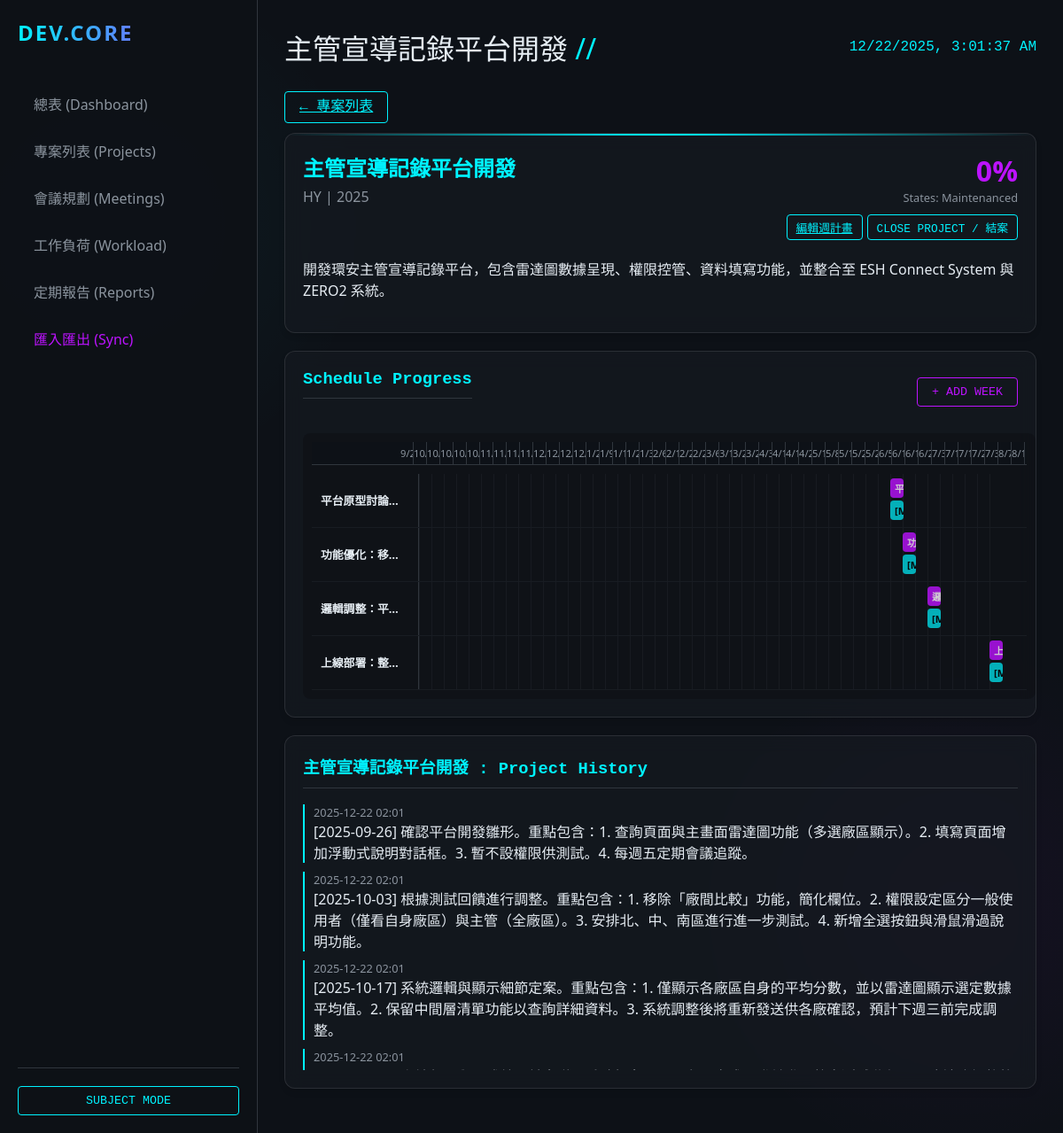
/projects/1, run on the app's committed database.
### app/models.py (models this page shows)
class Project(Base):
    __tablename__ = "projects"
    id = Column(Integer, primary_key=True, index=True)
    name = Column(String, index=True)
    cft_unit = Column(String, index=True)  # Which CFT requested it
    request_unit = Column(String, nullable=True) # Demand Contact Unit
    year = Column(Integer, index=True)
    duration_weeks = Column(Integer, default=12) # New field
    status = Column(String, default="Planning") # Planning, Development, Testing, Complete
    progress = Column(Integer, default=0) # 0-100
    description = Column(Text, nullable=True)
    start_date = Column(Date, nullable=True)
    end_date = Column(Date, nullable=True)
    closure_date = Column(Date, nullable=True) # Date moved to maintenance
    kickoff_date = Column(Date, nullable=True)
    meeting_day = Column(String, nullable=True) # Mon, Tue, Wed, Thu, Fri
    meeting_time = Column(String, nullable=True) # HH:MM
    lead_engineer_id = Column(Integer, ForeignKey("engineers.id"), nullable=True)
    lead_engineer = relationship("Engineer", back_populates="projects")
    updates = relationship("ProjectUpdate", back_populates="project", cascade="all, delete-orphan")
    weekly_progress = relationship("WeeklyProgress", back_populates="project", cascade="all, delete-orphan")
    logs = relationship("ProjectLog", back_populates="project", order_by="desc(ProjectLog.created_at)", cascade="all, delete-orphan")
    maintenance_logs = relationship("MaintenanceLog", back_populates="project", order_by="desc(MaintenanceLog.log_date)", cascade="all, delete-orphan")

class ProjectLog(Base):
    __tablename__ = "project_logs"
    id = Column(Integer, primary_key=True, index=True)
    project_id = Column(Integer, ForeignKey("projects.id"))
    content = Column(String)
    created_at = Column(DateTime(timezone=True), server_default=func.now())
    project = relationship("Project", back_populates="logs")

### app/main.py (the view)
@app.get("/projects/{project_id}", response_class=HTMLResponse)
async def project_detail(request: Request, project_id: int, db: Session = Depends(get_db)):
    project = db.query(models.Project).filter(models.Project.id == project_id).first()
    if not project:
        return HTMLResponse("Project not found", status_code=404)
    weekly_data = db.query(models.WeeklyProgress).filter(models.WeeklyProgress.project_id == project_id).order_by(models.WeeklyProgress.week_number).all()
    safe_weekly_data = []
    for w in weekly_data:
        d = w.__dict__.copy()
        if "_sa_instance_state" in d:
            del d["_sa_instance_state"]
        safe_weekly_data.append(d)
    return templates.TemplateResponse("project_detail.html", {
        "request": request,
        "page_title": project.name,
        "project": project,
        "weekly_data": safe_weekly_data
    })

### templates/project_detail.html (shortened to what this page needs)
{% extends "base.html" %}
{% block content %}
<div style="margin-bottom: 20px;">
    <a href="/cft_projects" class="btn">← 專案列表</a>
</div>
<div class="card tech-border">
    <div style="display: flex; justify-content: space-between; align-items: start;">
        <div>
            <h2 style="margin: 0; color: var(--accent-cyan);">{{ project.name }}</h2>
            <div style="color: var(--text-secondary); margin-top: 5px;">{{ project.cft_unit }} | {{ project.year }}
            </div>
        </div>
        <div style="text-align: right;">
            <div style="font-size: 2em; font-weight: bold; color: var(--accent-purple);">{{ project.progress }}%</div>
            <div style="font-size: 0.8em; color: var(--text-secondary);">States: <span id="projectStatus">{{
                    project.status }}</span></div>
            {% if project.status != 'Maintenance' and project.status != 'Deployed' %}
            <div style="display: flex; gap: 5px; justify-content: flex-end; margin-top: 10px;">
                <a href="/projects/{{ project.id }}/planning" class="btn"
                    style="display: inline-block; padding: 4px 10px; font-size: 0.8em;">編輯週計畫</a>
                <button onclick="openCloseModal()" class="btn"
                    style="padding: 4px 10px; font-size: 0.8em; color: var(--accent-cyan); border-color: var(--accent-cyan);">Close
                    Project / 結案</button>
            </div>
            {% else %}
            <div style="margin-top: 10px; font-size: 0.9em; color: var(--text-secondary);">
                {% if project.closure_date %}Closed: {{ project.closure_date }}{% endif %}
            </div>
            {% endif %}
        </div>
    </div>
    <p style="margin-top: 20px; color: var(--text-primary);">{{ project.description or 'No description provided.' }}</p>
</div>
<div class="card">
    <div style="display: flex; justify-content: space-between; align-items: center; margin-bottom: 20px;">
        <h3>Schedule Progress</h3>
        <button class="btn" style="border: 1px solid var(--accent-purple); color: var(--accent-purple);"
            onclick="addNextWeek()">+ Add Week</button>
    </div>
    <div style="width: 100%; overflow-x: auto; background: rgba(0,0,0,0.2); border-radius: 8px; padding: 10px;">
        <div id="ganttContainer" style="min-width: 800px; position: relative;">
        </div>
    </div>
</div>
<div class="card" style="margin-top: 20px;">
    <h3>{{ project.name }} : Project History</h3>
    <div style="max-height: 300px; overflow-y: auto; display: flex; flex-direction: column; gap: 10px;">
        {% for log in project.logs %}
        <div style="border-left: 2px solid var(--accent-cyan); padding-left: 10px;">
            <div style="font-size: 0.8em; color: var(--text-secondary);">{{ log.created_at.strftime('%Y-%m-%d
                %H:%M') }}
            </div>
            <div style="color: var(--text-primary);">{{ log.content }}</div>
        </div>
        {% endfor %}
    </div>
</div>
{% endblock %}

### templates/base.html (shortened to what this page needs)
<!DOCTYPE html>
<html lang="en">
<head>
    <link rel="stylesheet" href="/static/css/style.css">
</head>
<body>
    <div class="app-container">
        <aside class="sidebar">
            <div class="brand">DEV.CORE</div>
            <nav>
                <a href="/" class="nav-link {% if page_title == 'Dashboard' %}active{% endif %}">總表 (Dashboard)</a>
                <a href="/cft_projects" class="nav-link {% if page_title == '專案列表' %}active{% endif %}">專案列表
                    (Projects)</a>
                <a href="/meetings" class="nav-link {% if page_title == '會議規劃及紀錄' %}active{% endif %}">會議規劃
                    (Meetings)</a>
                <a href="/workload" class="nav-link {% if page_title == 'Engineer Workload' %}active{% endif %}">工作負荷
                    (Workload)</a>
                <a href="/reports" class="nav-link {% if page_title == '定期報告' %}active{% endif %}">定期報告 (Reports)</a>
                <a href="/import_export" class="nav-link {% if page_title == '匯入匯出' %}active{% endif %}"
                    style="color: var(--accent-purple);">匯入匯出 (Sync)</a>
            </nav>
            <div style="margin-top: auto; padding-top: 20px; border-top: 1px solid var(--border-color);">
                <button id="togglePresent" class="btn" style="width: 100%">Subject Mode</button>
            </div>
        </aside>
        <main class="main-content">
            <header style="display: flex; justify-content: space-between; align-items: center; margin-bottom: 30px;">
                <h1 style="margin: 0; font-weight: 300;">{{ page_title }} <span
                        style="color: var(--accent-cyan)">//</span></h1>
                <div id="clock" style="font-family: 'Courier New'; color: var(--accent-cyan);"></div>
            </header>
            {% block content %}{% endblock %}
        </main>
    </div>
</body>
</html>

### static/css/style.css (style rules this page uses)
:root { --bg-color: #0d1117; --card-bg: rgba(22, 27, 34, 0.7); --text-primary: #e6edf3; --text-secondary: #8b949e; --accent-cyan: #00f3ff; --accent-purple: #bc13fe; --border-color: #30363d; --glass-border: 1px solid rgba(255, 255, 255, 0.1); }
body { background-color: var(--bg-color); color: var(--text-primary); font-family: 'Segoe UI', Roboto, Helvetica, Arial, sans-serif; margin: 0; padding: 0; overflow-x: hidden; background-image: radial-gradient(circle at 10% 20%, rgba(0, 243, 255, 0.05) 0%, transparent 20%), radial-gradient(circle at 90% 80%, rgba(188, 19, 254, 0.05) 0%, transparent 20%); }
.app-container { display: flex; min-height: 100vh; }
.sidebar { width: 250px; background: rgba(13, 17, 23, 0.95); border-right: 1px solid var(--border-color); padding: 20px; display: flex; flex-direction: column; }
.main-content { flex: 1; padding: 30px; overflow-y: auto; }
.nav-link { display: block; padding: 12px 15px; color: var(--text-secondary); text-decoration: none; border-radius: 6px; margin-bottom: 5px; transition: all 0.3s ease; border-left: 3px solid transparent; }
.brand { font-size: 1.5em; font-weight: bold; color: var(--text-primary); margin-bottom: 40px; text-transform: uppercase; letter-spacing: 2px; background: linear-gradient(90deg, var(--accent-cyan), var(--accent-purple)); -webkit-background-clip: text; -webkit-text-fill-color: transparent; }
.card { background: var(--card-bg); border: var(--glass-border); border-radius: 12px; padding: 20px; backdrop-filter: blur(10px); margin-bottom: 20px; box-shadow: 0 4px 6px rgba(0, 0, 0, 0.1); }
.card h3 { margin-top: 0; color: var(--accent-cyan); border-bottom: 1px solid var(--border-color); padding-bottom: 10px; font-family: 'Courier New', monospace; }
.btn { background: transparent; border: 1px solid var(--accent-cyan); color: var(--accent-cyan); padding: 8px 16px; border-radius: 4px; cursor: pointer; transition: all 0.3s ease; font-family: 'Courier New', monospace; text-transform: uppercase; }
.tech-border { position: relative; overflow: hidden; }
.tech-border::after { content: ''; position: absolute; top: 0; left: 0; width: 100%; height: 2px; background: linear-gradient(90deg, transparent, var(--accent-cyan), transparent); animation: slide 2s infinite; }

### data on the page
Project: name "主管宣導記錄平台開發", cft_unit "HY", year "2025", progress "0", status "Maintenanced", description "開發環安主管宣導記錄平台，包含雷達圖數據呈現、權限控管、資料填寫功能，並整合至 ESH Connect System 與 ZERO2 系統。"
ProjectLog: created_at "2025-12-22 02:01", content "[2025-09-26] 確認平台開發雛形。重點包含：1. 查詢頁面與主畫面雷達圖功能（多選廠區顯示）。2. 填寫頁面增加浮動式說明對話框。3. 暫不設權限供測試。4. 每週五定期會議追蹤。"
ProjectLog: created_at "2025-12-22 02:01", content "[2025-10-03] 根據測試回饋進行調整。重點包含：1. 移除「廠間比較」功能，簡化欄位。2. 權限設定區分一般使用者（僅看自身廠區）與主管（全廠區）。3. 安排北、中、南區進行進一步測試。4. 新增全選按鈕與滑鼠滑過說明功能。"
ProjectLog: created_at "2025-12-22 02:01", content "[2025-10-17] 系統邏輯與顯示細節定案。重點包含：1. 僅顯示各廠區自身的平均分數，並以雷達圖顯示選定數據平均值。2. 保留中間層清單功能以查詢詳細資料。3. 系統調整後將重新發送供各廠確認，預計下週三前完成調整。"
ProjectLog: created_at "2025-12-22 02:01"
